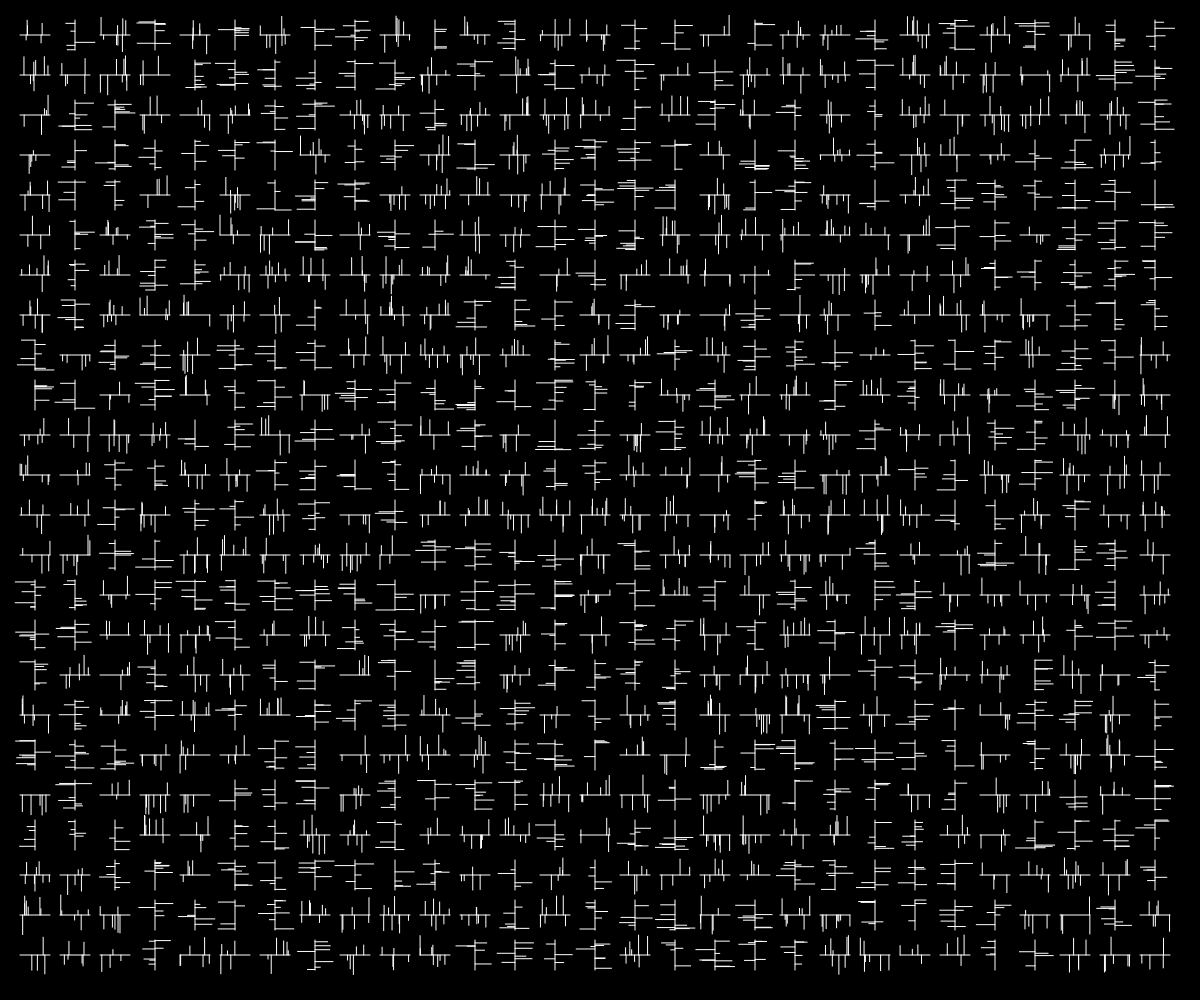
Frame 1 (no input)
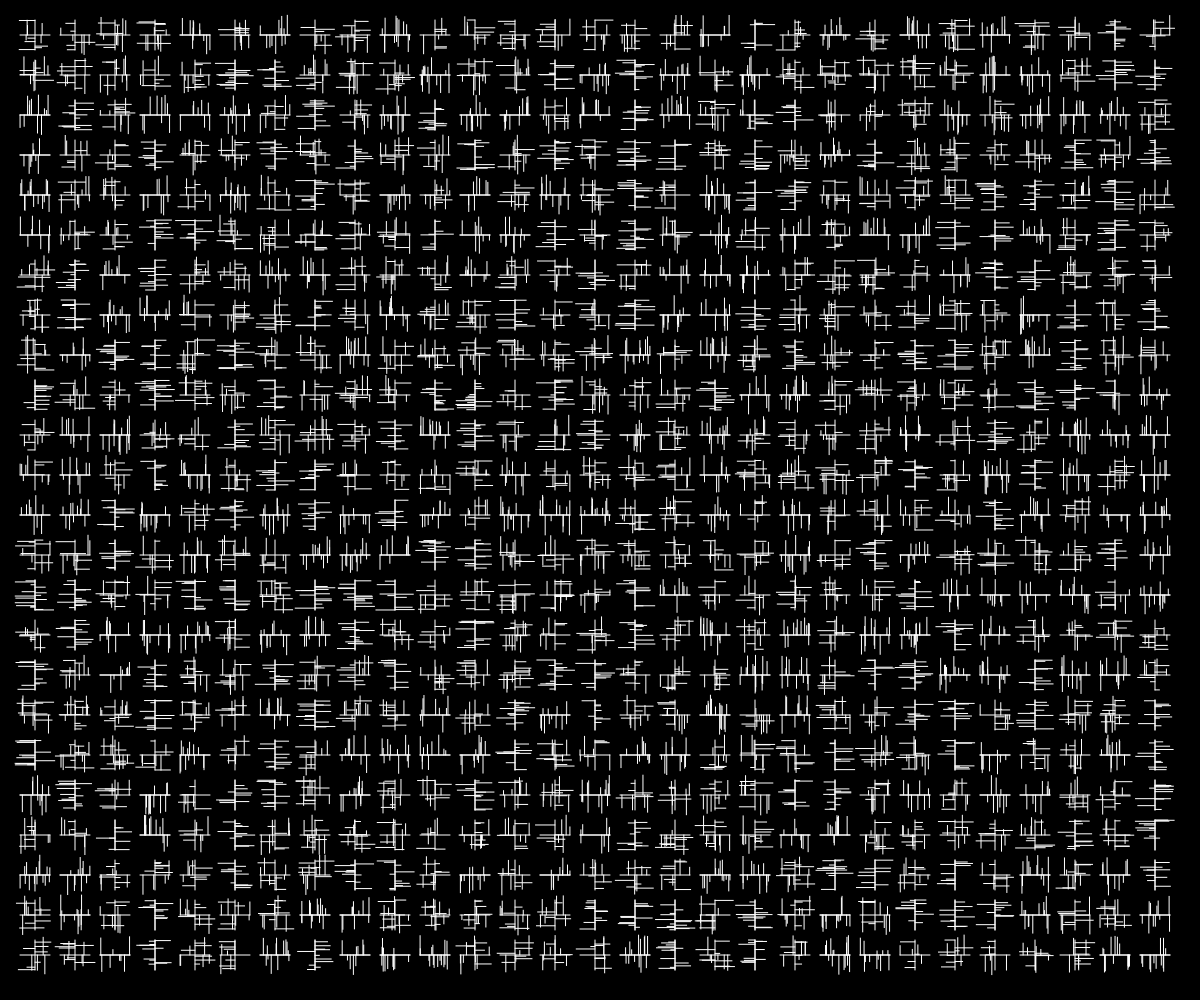
Frame 2 (the mouse pressed at the canvas centre, redrawn once)

The p5.js sketch that drew these frames (run headless with seeded random() and noise() and a simulated clock; the mouse was pressed at the canvas centre and the sketch redrawn once):

// p5.js sketch
// ── sketch.js
let glyphSize = 30; // Dimensione di ciascun glyph
let spacing = 10; // Spaziatura tra i glyph
let margin = 20; // Margine esterno del canvas

function setup() {
  createCanvas(windowWidth, windowHeight); // Canvas dimensioni finestra
  background(0); // Sfondo nero
  noLoop();
  
}

function draw() {
  drawGrid(); // Funzione disegno griglia 
}

function drawGrid() {
  // Calcolo il numero intero di colonne e righe che si adattano senza uscire dai bordi
  let columns = floor((windowWidth - 2 * margin) / (glyphSize + spacing));
  let rows = floor((windowHeight - 2 * margin) / (glyphSize + spacing));
  
  // Calcolo un offset per centrare i glifi nel canvas, tenendo conto del margine
  let offsetX = margin + (windowWidth - 2 * margin - columns * (glyphSize + spacing)) / 2;
  let offsetY = margin + (windowHeight - 2 * margin - rows * (glyphSize + spacing)) / 2;

  // Disegno righe e colonne in cui si trovano i glyph
  for (let i = 0; i < columns; i++) {
    for (let j = 0; j < rows; j++) {
      push(); 
      // Traslo alla posizione in cui verrà disegnato il glifo, con offset e margine
      translate(
        offsetX + i * (glyphSize + spacing) + glyphSize / 2, 
        offsetY + j * (glyphSize + spacing) + glyphSize / 2
      );
      rotate(int(random(0, 4)) * PI / 2);// Ruota casualmente il glifo di 0, 90, 180 o 270 gradi
      drawGlyph(); // Funzione disegno del glyph
      pop(); 
    }
  }
}

function drawGlyph() {
  stroke(255); // Colore stroke del glyph bianco
  strokeWeight(1); 

  let baselineX1 = -15; // Estremo sinistro della linea di base
  let baselineX2 = 15; // Estremo destro della linea di base
  line(baselineX1, 0, baselineX2, 0); // Disegna la linea di base

  let numLineePerpendicolari = (random(3, 8)); // Numero casuale di linee perpendicolari (da 3 a 8)
  for (let i = 0; i < numLineePerpendicolari; i++) {
    let xPosition = random(baselineX1, baselineX2); // Posizione X casuale per la linea perpendicolare
    let lineLength = random(4, 20); // Lunghezza casuale della linea (da 4 a 20)
    // Disegno una linea perpendicolare che parte dalla linea di base
    line(xPosition, 0, xPosition, lineLength * random([-1, 1])); // Direzione linee casuale verso l'alto o verso il basso
  }
}

function windowResized() {
  resizeCanvas(windowWidth, windowHeight); // Ridimensione del canvas 
  drawGrid(); // Ridisegno della griglia quando la finestra viene ridimensionata
}
